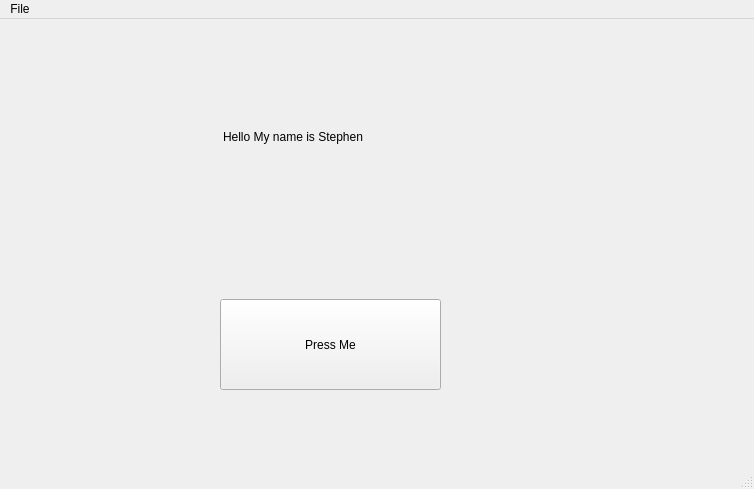
<?xml version="1.0" encoding="UTF-8"?>
<ui version="4.0">
 <class>MainWindow</class>
 <widget class="QMainWindow" name="MainWindow">
  <property name="geometry">
   <rect>
    <x>0</x>
    <y>0</y>
    <width>754</width>
    <height>489</height>
   </rect>
  </property>
  <property name="windowTitle">
   <string>MainWindow</string>
  </property>
  <widget class="QWidget" name="centralwidget">
   <widget class="QPushButton" name="button1">
    <property name="geometry">
     <rect>
      <x>220</x>
      <y>280</y>
      <width>221</width>
      <height>91</height>
     </rect>
    </property>
    <property name="text">
     <string>Press Me</string>
    </property>
   </widget>
   <widget class="QLabel" name="label1">
    <property name="geometry">
     <rect>
      <x>223</x>
      <y>57</y>
      <width>231</width>
      <height>121</height>
     </rect>
    </property>
    <property name="text">
     <string>Hello My name is Stephen</string>
    </property>
   </widget>
  </widget>
  <widget class="QMenuBar" name="menubar">
   <property name="geometry">
    <rect>
     <x>0</x>
     <y>0</y>
     <width>754</width>
     <height>23</height>
    </rect>
   </property>
   <widget class="QMenu" name="menuFile">
    <property name="title">
     <string>File</string>
    </property>
   </widget>
   <addaction name="menuFile"/>
  </widget>
  <widget class="QStatusBar" name="statusbar"/>
 </widget>
 <resources/>
 <connections/>
</ui>
